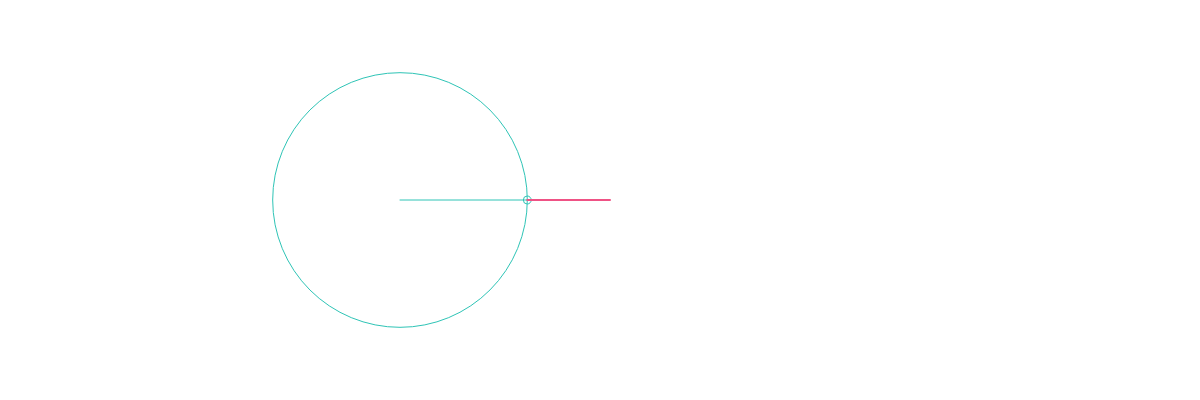
Frame 1 (no input)
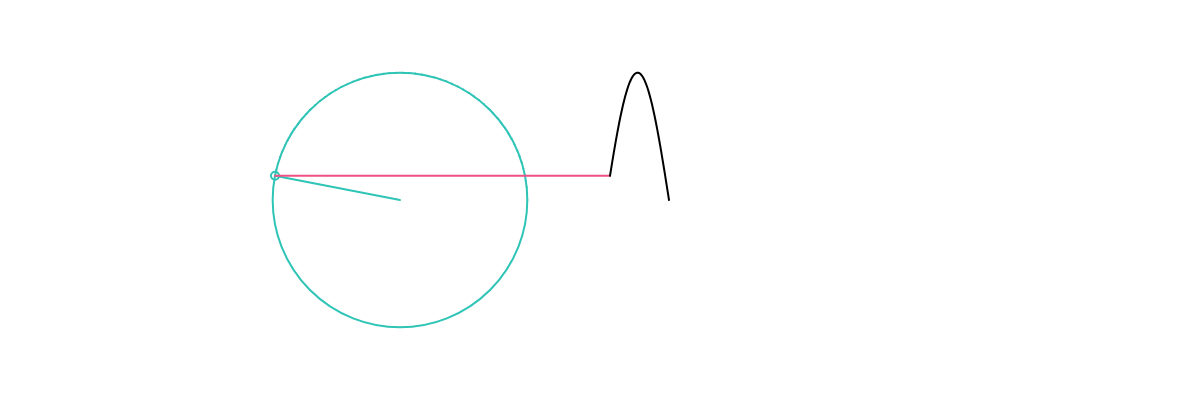
Frame 60 (no input)
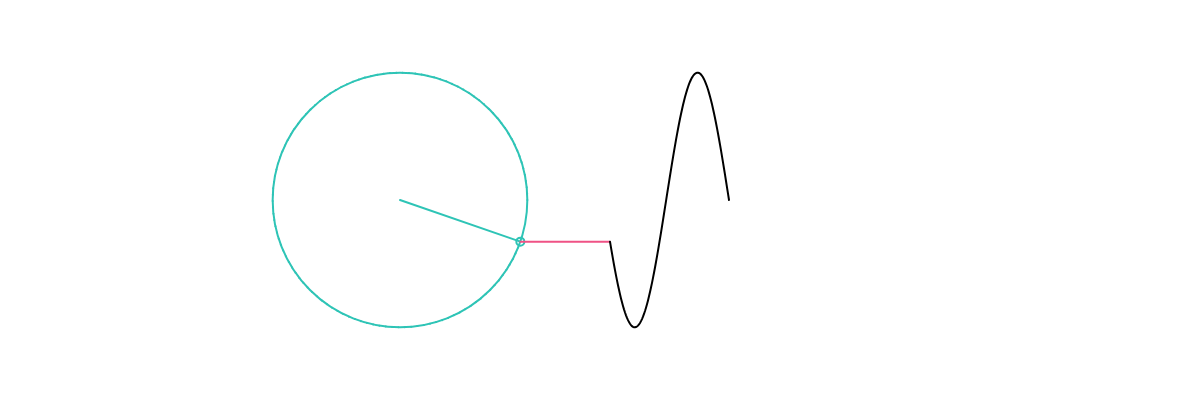
Frame 120 (the mouse pressed at the canvas centre since frame 60)

The p5.js sketch that drew these frames (run headless with seeded random() and noise() and a simulated clock; from frame 60 on, the mouse is pressed at the canvas centre):

// p5.js sketch
// ── sketch.js
let time = 0;
let slider;
function setup() {
  createCanvas(1200, 400);
    slider = createSlider(1,10,1)
}
wave_locations = [];
function getRadius(N) {
  if (N <= 0) return 0;
  return 100 * (4 / (N * PI));
}
const colors = [
    "#2EC4B6",
    "#EFDC05",
    "#EFDC05",
    "#E53A40",
    "#2EC4B6"
]
let positions = []

function getPosition(N, time) {
  let radius,
    x = 0,
    y = 0;
  for (i = 0; i < N; i++) {
    let n = i * 2 + 1;
    noFill();
    if(positions.length-1 < i){
        positions.push([]);
    }
    let radius = getRadius(n);
    stroke(colors[(n-1)%5]);
    ellipse(x, y, radius * 2);
    let prev_x = x,
      prev_y = y;
    x += radius * cos(n * time);
    y += radius * sin(n * time);
    line(prev_x, prev_y, x, y);

    ellipse(x, y, 8);

    stroke(0);
    noFill();

    fill(0);
    if(positions[i].length < 500){
        positions[i].push({x,y});
    }
    for(let k = 0; k < positions[i].length;k++){
        stroke(colors[(n-1)%5]);
        point(positions[i][k].x,positions[i][k].y)
    }


  }

  return { x, y, radius };
}
function draw() {
  background(255);
  translate(400, 200);
  radius = getRadius(1);

  let { x, y } = getPosition(slider.value(), time);
  wave_locations.unshift(y);
    stroke("#ef5285");
    strokeWeight(2)
  line(x, y, 210, y);

  //console.log(wave_locations);
  translate(210, 0);
  beginShape();
  for (let i = 0; i < wave_locations.length; i++) {
    stroke(0);
    noFill();
    vertex(i, wave_locations[i]);
  }
  endShape();
  time -= 0.05;
  if (wave_locations.length > 1000) {
    wave_locations.pop();
  }
}
